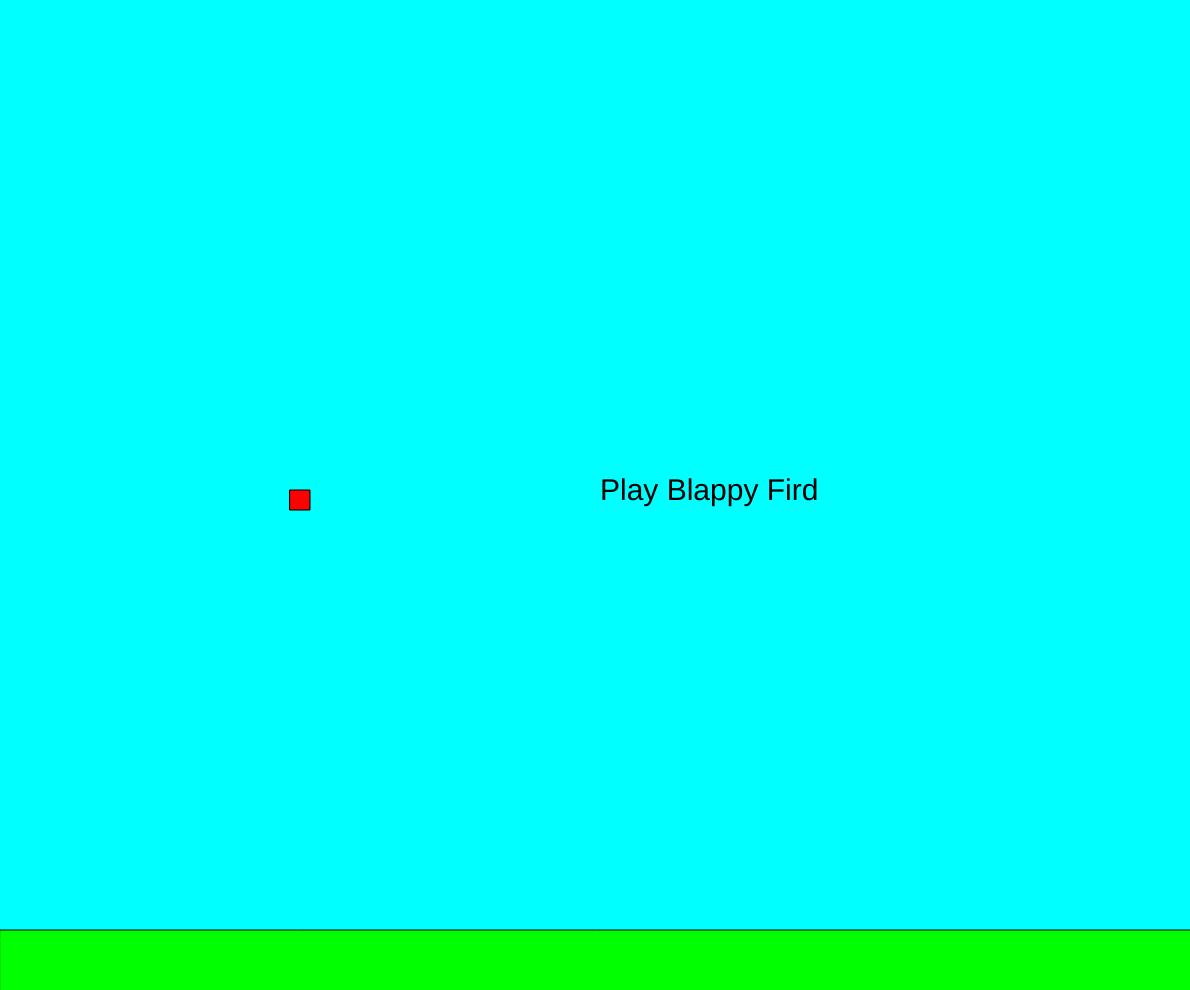
Frame 1 (no input)
Frame 60 (no input): identical to frame 1, image omitted
Frame 120 (the mouse pressed at the canvas centre since frame 60): identical to frame 1, image omitted

The p5.js sketch that drew this single still picture (run headless with seeded random() and noise() and a simulated clock; from frame 60 on, the mouse is pressed at the canvas centre):

// p5.js sketch
// ── sketch.js


var bird;
var pipes = [];
var gravity = .1;
var time ;
var game;
var birdImg;
var start;
var score;

function setup() {
  // put setup code here
 createCanvas(windowWidth-10,windowHeight-10);
 bird = new flap(300,windowHeight/2);
 time = 0;
 game = true;
 start = false;
 score = 144;


}



function keyPressed()
{
  if (keyCode === 32) {
    bird.vel.y=-10;
  }
  if(!start)
  {
    start = true;
  }

}


function draw() {


  if(!start){
  background("cyan");
  bird.display();
  fill("lime");
    rectMode(CENTER);
    rect(windowWidth/2,windowHeight-20,windowWidth,100)
    fill("black");
    textSize(30);
    text("Play Blappy Fird", windowWidth/2,windowHeight/2);

  }




  if(start)
  { 

    background("cyan");

    
    bird.update();
    bird.display();

    for (var i = pipes.length - 1; i >= 0; i--) {
      pipes[i].update();
      pipes[i].display();

      if(bird.intersects(pipes[i]))
      {
        game = false;
      }

      if(pipes[i].pos.x+pipes[i].size<0)
      {
        pipes.splice(i,1);
        
      }
      if(bird.bA.x>pipes[i].pos.x+pipes[i].size)
      {
        score++;
      }
      
    }
    


    if(bird.bD.y>windowHeight-50)
    {
      game = false;
    }

    if(time % 250 == 0)
    {
      pipes.push(new pipe(windowWidth,random(windowHeight/2-200,windowHeight/2+200)));
    }

    time++;
    fill("lime");
    rectMode(CENTER);
    rect(windowWidth/2,windowHeight-20,windowWidth,100)

    fill("black");
    textSize(30);
    text("Score: " + (score/145|0), 200,75);
    

    if(!game)
    {
      background("cyan");
      fill("lime");
      rectMode(CENTER);
      rect(windowWidth/2,windowHeight-20,windowWidth,100)
      fill("black");
      textSize(30);
      text("Max Score: " + (score/145|0), windowWidth/2-100,windowHeight/2);
      noLoop();
    }
    
  }

  

  
  
}

function flap(x,y)
{
  this.pos = createVector(x,y);
  this.vel = createVector(0,0);
  this.acc = createVector(0,.5);
  this.size = 20;
  this.bA = createVector(this.pos.x-this.size/2, this.pos.y-this.size/2)
  this.bB = createVector(this.pos.x-this.size/2, this.pos.y+this.size/2)
  this.bC = createVector(this.pos.x+this.size/2, this.pos.y-this.size/2)
  this.bD = createVector(this.pos.x+this.size/2, this.pos.y+this.size/2)

  this.update = function()
  {
      this.vel.add(this.acc);
      this.pos.add(this.vel);

  this.bA = createVector(this.pos.x-this.size/2, this.pos.y-this.size/2)
  this.bB = createVector(this.pos.x-this.size/2, this.pos.y+this.size/2)
  this.bC = createVector(this.pos.x+this.size/2, this.pos.y-this.size/2)
  this.bD = createVector(this.pos.x+this.size/2, this.pos.y+this.size/2)
      
  }
  this.intersects = function(pipe)
  {

    

    if((this.bA.x>pipe.pos.x && this.bA.x < pipe.pos.x+pipe.size && this.bA.y> pipe.pos.y)
      ||(this.bA.x>pipe.pos.x && this.bA.x < pipe.pos.x+pipe.size && this.bA.y< pipe.pos.y-pipe.gap))
    {
      return true
    }
    
    if((this.bD.x>pipe.pos.x && this.bD.x < pipe.pos.x+pipe.size && this.bD.y> pipe.pos.y)
      ||(this.bD.x>pipe.pos.x && this.bD.x < pipe.pos.x+pipe.size && this.bD.y< pipe.pos.y-pipe.gap))
    {
      return true
    }
    if((this.bB.x>pipe.pos.x && this.bB.x < pipe.pos.x+pipe.size && this.bB.y> pipe.pos.y)
      ||(this.bB.x>pipe.pos.x && this.bB.x < pipe.pos.x+pipe.size && this.bB.y< pipe.pos.y-pipe.gap))
    {
      return true
    }
    
    if((this.bC.x>pipe.pos.x && this.bC.x < pipe.pos.x+pipe.size && this.bC.y> pipe.pos.y)
      ||(this.bC.x>pipe.pos.x && this.bC.x < pipe.pos.x+pipe.size && this.bC.y< pipe.pos.y-pipe.gap))
    {
      return true
    }


    return false;
    
  
  }
  this.display = function()
  {
    push();
    fill("red");
    rectMode(CORNERS);
    
    rect(this.bA.x,this.bA.y,this.bD.x,this.bD.y);

    
    pop();

  }

  
}

function pipe(x,y)
{
  this.pos = createVector(x,y);
  this.vel = createVector(-2,0);
  this.size = 50;
  this.gap = 150;
  

  this.update = function()
  {
      
      this.pos.add(this.vel);
      
  }


  this.display = function()
  {
    push();
    fill("green");
    rectMode(CORNERS);
    rect(this.pos.x,this.pos.y,this.pos.x+this.size,windowHeight);
    rect(this.pos.x,this.pos.y-this.gap,this.pos.x+this.size,0);
    pop();

  }

  
}
